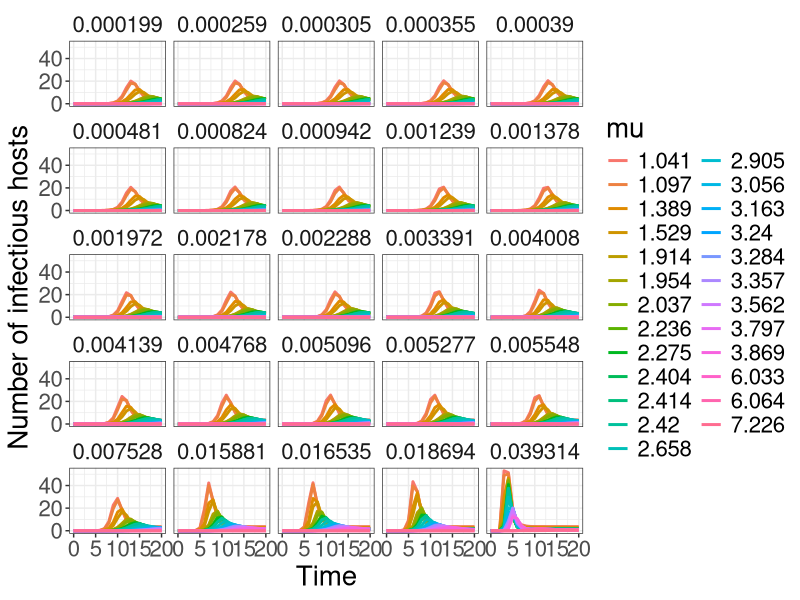

This chart was generated by the following R code:
# CWD Mathematical Model
# Data set-up for Shiny App
# Date created: 09/06/2021
# Data last updated: 09/14/2021

# Created by: David Paez


# Packages
if(!require(ggplot2)) install.packages(ggplot2)
if(!require(tidyverse)) install.packages(tidyverse)
if(!require(deSolve)) install.packages(deSolve)


# Model Specification (user defined function) ------------------------------

SIEmod <- function(times, State, Pars) {
   
   with(as.list(c(State, Pars)), {
      
      dS <-   alpha - S * (beta * I + gamma * E + m)
      dI <-   S * (beta * I + gamma * E) - I * (m + mu)
      dE <-   epsilon * I - tau * E
      
      return(list(c(dS, dI, dE)))
   })
}



# Defining Parameter Values -----------------------------------------------

alpha <- 4.48307

# Generating 25 beta values from a lognormal with mean equal to estimated value
beta_vec <- rlnorm(25, log(0.002446), 2) 

# Generating 25 mu values from a lognormal with mean equal to estimated value
mu_vec <-   rlnorm(25, log(2.617254), 0.5) 

m <- 0.103202
gamma <- 0.206146
epsilon <- 0.150344
tau <- 0.135785
S0 <- 180

# Associate every value in beta_vec with every value in mu_vec (combination)
beta_mu_vals <- expand.grid(beta_vec, mu_vec)
names(beta_mu_vals) <- c("beta", "mu")



# Output Storage ----------------------------------------------------------

# Initiate an empty data frame with 11 columns (one column for time,
# compartment, number and one for each of the parameters) and 0 rows
Output <- data.frame(matrix(ncol = 11, nrow = 0))

# Can also create an empty one
Output <- data.frame()
   

# Loop to supply Ouptut varibale with information
for(p in 1:nrow(beta_mu_vals)){
   
   # Defining parameter values (create a vector of parameters)
   parsSIE <- c(alpha = alpha,
                m = m, 
                gamma = gamma,
                epsilon = epsilon,
                tau = tau,
                S0 = S0,
                beta = beta_mu_vals[p, 1],
                mu =   beta_mu_vals[p, 2])
 
   # time scale
   times <- seq(0, 20, 1)

   # Solution of diff eqn model
   out <- as.data.frame(ode(func = SIEmod, y = c(S = S0, I = 0 ,  E =0.0000003),  
                            parms = parsSIE, times = times))

   names(out)[2:4] <- c("Susceptible", "Infectious", "Virus")
   
   # Converting to long format for plots
   outL <- out %>% 
      gather(key = Compartment, value = Number, -time) %>% 
      data.frame()
   
   outL$Compartment <- factor(outL$Compartment, levels = c("Susceptible", "Infectious", "Virus"))
   
   outL <- bind_cols(outL, data.frame(t(matrix(parsSIE))))
   head(outL)
   
   names(outL)[4:ncol(outL)] <- c("alpha", "m", "gamma", "epsilon",
                                  "tau", "S0", "beta", "mu")
   
   Output <- rbind(Output, outL)
 }




# Plot (focusing only on infections groups) -------------------------------

SIE_plot <- Output  %>%  filter(Compartment== "Infectious") %>%
   mutate(beta = as.character(round(beta, 6)),
          mu = as.character(round(mu, 3))) %>%
   ggplot(aes(x = time, y = Number, group = mu, color = mu)) +
   ylab("Number of infectious hosts") + 
   xlab("Time") + geom_line(size = 1) + facet_wrap(~ beta) +
   theme_bw() + theme(text = element_text(size = 20), 
                      strip.background = element_blank())
SIE_plot
